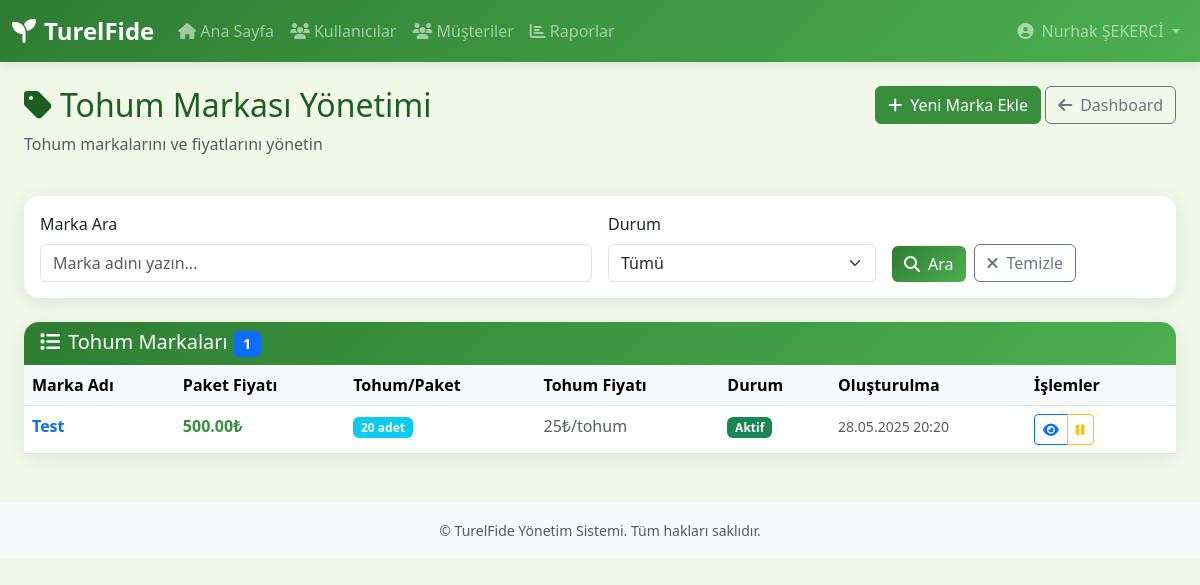
Screenshot of /products/brands/ (signed in) with the database file from the repository.
### accounts/models.py (models this page shows, shortened)
class User(AbstractUser):
    ROLES = [
        ('admin', 'Admin'),
        ('readonly', 'Patron'),
        ('product_manager', 'Proje Müdürü'),
        ('plant_manager', 'Ekim Sorumlusu'),
        ('plant_personel', 'Ekim Personeli'),
        ('seed_manager', 'Aşı Sorumlusu'),
        ('seed_personel', 'Aşı Personeli'),
        ('finance_personel', 'Finans Personeli'),
        ('shipping_personel', 'Sevkiyat Personeli')
    ]
    role = models.CharField(max_length=20, choices=ROLES)
    phone_number = models.CharField(max_length=10)
    pin_code = models.CharField(max_length=4, unique=True, db_index=True)
    groups = models.ManyToManyField(
        'auth.Group',
        verbose_name='groups',
        blank=True,
        help_text='The groups this user belongs to.',
        related_name='custom_user_set',
        related_query_name='custom_user',
    )
    user_permissions = models.ManyToManyField(
        'auth.Permission',
        verbose_name='user permissions',
        blank=True,
        help_text='Specific permissions for this user.',
        related_name='custom_user_set',
        related_query_name='custom_user',
    )
    class Meta:
        verbose_name = 'Kullanıcı'
        verbose_name_plural = 'Kullanıcılar'

### products/models.py (models this page shows, shortened)
class SeedBrand(models.Model):
    name = models.CharField(
        max_length=100,
        unique=True,
        validators=[MinLengthValidator(2)],
        verbose_name="Marka Adı",
        help_text="Örnek: Kurumsal, Türkiye, İtalya, Almanya"
    )
    price_per_packet = models.DecimalField(
        max_digits=10,
        decimal_places=2,
        verbose_name="Tohum Paket Fiyatı",
        help_text="Tohum paket fiyatı (TL)"
    )
    seeds_per_packet = models.PositiveIntegerField(
        verbose_name="Paket Başına Tohum Sayısı",
        help_text="Bir pakette kaç adet tohum var"
    )
    is_active = models.BooleanField(
        default=True,
        db_index=True,
        verbose_name="Aktif",
        help_text="Bu marka aktif olarak kullanılıyor mu?"
    )
    created_at = models.DateTimeField(
        auto_now_add=True,
        verbose_name="Oluşturulma Tarihi"
    )
    updated_at = models.DateTimeField(
        auto_now=True,
        verbose_name="Güncellenme Tarihi"
    )
    class Meta:
        db_table = 'products_seedbrand'
        verbose_name = "Tohum Markası"
        verbose_name_plural = "Tohum Markaları"
        ordering = ['name']
        indexes = [
            models.Index(fields=['name'], name='seedbrand_name_idx'),
            models.Index(fields=['is_active'], name='seedbrand_active_idx'),
        ]
    @property
    def price_per_seed(self):
        if self.seeds_per_packet > 0:
            price = self.price_per_packet / self.seeds_per_packet
            return float(f"{price:.2f}") if price != int(price) else int(price)
        return 0

### products/views.py (the view)
# urls.py: path('brands/', views.seed_brand_list_view, name='seed_brand_list'),
@product_permission_required(['admin', 'product_manager', 'readonly'])
def seed_brand_list_view(request):
    search_query = request.GET.get('search', '')
    status_filter = request.GET.get('status', '')
    page = request.GET.get('page', 1)
    is_active = None
    if status_filter == 'active':
        is_active = True
    elif status_filter == 'inactive':
        is_active = False
    result = SeedBrandService.get_seed_brand_list(
        search_query=search_query,
        is_active=is_active,
        page=page
    )
    context = {
        'page_obj': result['page_obj'],
        'seed_brands': result['seed_brands'],
        'total_count': result['total_count'],
        'search_query': search_query,
        'status_filter': status_filter,
        'can_edit': can_edit_products(request.user),
    }
    return render(request, 'products/seed_brand_list.html', context)

### accounts/utils.py (called while the page is built)
    def get_user(self, user_id):
        try:
            return User.objects.get(pk=user_id)
        except User.DoesNotExist:
            return None

### products/services.py (called while the page is built)
    @staticmethod
    def get_seed_brand_list(search_query=None, is_active=None, page=1, per_page=20):
        queryset = SeedBrand.objects.all()
        if search_query:
            queryset = queryset.filter(name__icontains=search_query)
        if is_active is not None:
            queryset = queryset.filter(is_active=is_active)
        queryset = queryset.order_by('name')
        paginator = Paginator(queryset, per_page)
        page_obj = paginator.get_page(page)
        return {
            'seed_brands': page_obj,
            'total_count': queryset.count(),
            'page_obj': page_obj
        }

### products/utils.py (called while the page is built)
def product_permission_required(allowed_roles=None):
    if allowed_roles is None:
        allowed_roles = ['admin', 'product_manager']
    def decorator(view_func):
        @wraps(view_func)
        def wrapped_view(request, *args, **kwargs):
            if not request.user.is_authenticated:
                return redirect('accounts:login')
            if request.user.role not in allowed_roles:
                messages.error(request, 'Bu işlem için yetkiniz bulunmamaktadır.')
                return redirect('accounts:dashboard')
            return view_func(request, *args, **kwargs)
        return wrapped_view
    return decorator

def can_edit_products(user):
    return user.is_authenticated and user.role in ['admin', 'product_manager']

### products/templates/products/seed_brand_list.html (shortened to what this page needs)
{% extends 'accounts/base.html' %}
{% block content %}
<div class="container-fluid">
    <div class="row mb-4">
        <div class="col-md-8">
            <h2><i class="fas fa-tag me-2"></i>Tohum Markası Yönetimi</h2>
            <p class="text-muted">Tohum markalarını ve fiyatlarını yönetin</p>
        </div>
        <div class="col-md-4 text-end">
            {% if can_edit %}
            <a href="{% url 'products:seed_brand_create' %}" class="btn btn-success">
                <i class="fas fa-plus me-2"></i>Yeni Marka Ekle
            </a>
            {% endif %}
            <a href="{% url 'products:dashboard' %}" class="btn btn-outline-secondary">
                <i class="fas fa-arrow-left me-2"></i>Dashboard
            </a>
        </div>
    </div>
    <div class="card mb-4">
        <div class="card-body">
            <form method="get" class="row g-3">
                <div class="col-md-6">
                    <label for="search" class="form-label">Marka Ara</label>
                    <input type="text" class="form-control" id="search" name="search"
                           value="{{ search_query }}" placeholder="Marka adını yazın...">
                </div>
                <div class="col-md-3">
                    <label for="status" class="form-label">Durum</label>
                    <select class="form-select" id="status" name="status">
                        <option value="">Tümü</option>
                    </select>
                </div>
                <div class="col-md-3 d-flex align-items-end">
                    <button type="submit" class="btn btn-primary me-2">
                        <i class="fas fa-search me-2"></i>Ara
                    </button>
                    <a href="{% url 'products:seed_brand_list' %}" class="btn btn-outline-secondary">
                        <i class="fas fa-times me-2"></i>Temizle
                    </a>
                </div>
            </form>
        </div>
    </div>
    <div class="card">
        <div class="card-header">
            <h5 class="mb-0">
                <i class="fas fa-list me-2"></i>Tohum Markaları
                <span class="badge bg-primary">{{ total_count }}</span>
            </h5>
        </div>
        <div class="card-body p-0">
            {% if seed_brands %}
            <div class="table-responsive">
                <table class="table table-hover mb-0">
                    <thead class="table-light">
                        <tr>
                            <th>Marka Adı</th>
                            <th>Paket Fiyatı</th>
                            <th>Tohum/Paket</th>
                            <th>Tohum Fiyatı</th>
                            <th>Durum</th>
                            <th>Oluşturulma</th>
                            <th width="150">İşlemler</th>
                        </tr>
                    </thead>
                    <tbody>
                        {% for brand in seed_brands %}
                        <tr>
                            <td>
                                <a href="{% url 'products:seed_brand_detail' brand.id %}" class="text-decoration-none">
                                    <strong>{{ brand.name }}</strong>
                                </a>
                            </td>
                            <td>
                                <span class="text-success fw-bold">{{ brand.price_per_packet }}₺</span>
                            </td>
                            <td>
                                <span class="badge bg-info">{{ brand.seeds_per_packet }} adet</span>
                            </td>
                            <td>
                                <span class="text-muted">{{ brand.price_per_seed }}₺/tohum</span>
                            </td>
                            <td>
                                {% if brand.is_active %}
                                    <span class="badge bg-success">Aktif</span>
                                {% else %}
                                    <span class="badge bg-secondary">Pasif</span>
                                {% endif %}
                            </td>
                            <td>
                                <small class="text-muted">{{ brand.created_at|date:"d.m.Y H:i" }}</small>
                            </td>
                            <td>
                                <div class="btn-group btn-group-sm">
                                    <a href="{% url 'products:seed_brand_detail' brand.id %}"
                                       class="btn btn-outline-primary" title="Detaylar">
                                        <i class="fas fa-eye"></i>
                                    </a>
                                    {% if can_edit %}
                                    <button type="button" class="btn btn-outline-warning"
                                            onclick="toggleStatus('seed_brand', {{ brand.id }})"
                                            title="{% if brand.is_active %}Pasifleştir{% else %}Aktifleştir{% endif %}">
                                        {% if brand.is_active %}
                                            <i class="fas fa-pause"></i>
                                        {% else %}
                                            <i class="fas fa-play"></i>
                                        {% endif %}
                                    </button>
                                    {% endif %}
                                </div>
                            </td>
                        </tr>
                        {% endfor %}
                    </tbody>
                </table>
            </div>
            {% endif %}
        </div>
    </div>
</div>
{% endblock %}

### accounts/templates/accounts/base.html (shortened to what this page needs)
<!DOCTYPE html>
<html lang="tr">
<head>
    <link href="https://cdn.jsdelivr.net/npm/bootstrap@5.3.0/dist/css/bootstrap.min.css" rel="stylesheet">
    <link rel="stylesheet" href="https://cdn.jsdelivr.net/npm/bootstrap-icons@1.11.0/font/bootstrap-icons.css">
    <link rel="stylesheet" href="https://cdnjs.cloudflare.com/ajax/libs/font-awesome/6.4.0/css/all.min.css">
</head>
<body>
    {% if user.is_authenticated %}
    <nav class="navbar navbar-expand-lg navbar-dark navbar-custom">
        <div class="container-fluid">
            <a class="navbar-brand" href="{% url 'accounts:dashboard' %}">
                <i class="fas fa-seedling me-2"></i>TurelFide
            </a>
            <div class="collapse navbar-collapse" id="navbarNav">
                <ul class="navbar-nav me-auto">
                    <li class="nav-item">
                        <a class="nav-link" href="{% url 'accounts:dashboard' %}">
                            <i class="fas fa-home me-1"></i>Ana Sayfa
                        </a>
                    </li>
                    {% if user.role == 'admin' or user.role == 'readonly' or user.role == 'product_manager' %}
                    <li class="nav-item">
                        <a class="nav-link" href="{% url 'accounts:user_list' %}">
                            <i class="fas fa-users me-1"></i>Kullanıcılar
                        </a>
                    </li>
                    <li class="nav-item">
                        <a class="nav-link" href="{% url 'customers:list' %}">
                            <i class="fas fa-users me-1"></i>Müşteriler
                        </a>
                    </li>
                    {% endif %}
                    {% if 'manager' in user.role or user.role == 'admin' %}
                    <li class="nav-item">
                        <a class="nav-link" href="#!">
                            <i class="fas fa-chart-bar me-1"></i>Raporlar
                        </a>
                    </li>
                    {% endif %}
                </ul>
                <ul class="navbar-nav">
                    <li class="nav-item dropdown">
                        <a class="nav-link dropdown-toggle" href="#" role="button" data-bs-toggle="dropdown">
                            <i class="fas fa-user-circle me-1"></i>
                            {{ user.get_full_name|default:user.username }}
                        </a>
                    </li>
                </ul>
            </div>
        </div>
    </nav>
    {% endif %}
    <main class="{% if user.is_authenticated %}container-fluid mt-4{% endif %}">
        {% block content %}{% endblock %}
    </main>
    {% if user.is_authenticated %}
    <footer class="bg-light text-center py-3 mt-5">
        <div class="container">
            <small class="text-muted">
                © {{ "now"|date:"Y" }} TurelFide Yönetim Sistemi. Tüm hakları saklıdır.
            </small>
        </div>
    </footer>
    {% endif %}
</body>
</html>

### accounts/templates/accounts/base.html (style rules this page uses)
:root { --primary-color: #2e7d32; --secondary-color: #4caf50; --accent-color: #81c784; --success-color: #388e3c; --info-color: #00796b; --warning-color: #f57c00; --danger-color: #d32f2f; --text-dark: #1b5e20; --text-muted: #6c757d; --bg-light: #f1f8e9; --bg-white: #ffffff; --border-light: #e8f5e8; }
body { font-family: 'Segoe UI', Tahoma, Geneva, Verdana, sans-serif; background-color: var(--bg-light); color: var(--text-dark); }
.navbar-custom { background: linear-gradient(135deg, var(--primary-color), var(--secondary-color)); box-shadow: 0 2px 10px rgba(0,0,0,0.1); }
.navbar-brand { font-weight: 700; font-size: 1.5rem; }
.btn-primary { background: linear-gradient(135deg, var(--primary-color), var(--secondary-color)); border: none; transition: all 0.3s ease; }
.btn-success { background-color: var(--success-color); border-color: var(--success-color); }
.card { border: none; box-shadow: 0 4px 20px rgba(0,0,0,0.08); border-radius: 15px; transition: all 0.3s ease; background-color: var(--bg-white); }
.card-header { background: linear-gradient(135deg, var(--primary-color), var(--secondary-color)); color: white; border-radius: 15px 15px 0 0 !important; border: none; }
.text-success { color: var(--success-color) !important; }
.table-light { background-color: var(--bg-light); }

### rows the page displays
User: get_full_name "Nurhak ŞEKERCİ"
SeedBrand: name "Test", price_per_packet "500.00", seeds_per_packet "20", price_per_seed "25", is_active "Aktif", created_at "28.05.2025 20:20"

### other values shown
{{ total_count }} "1"
